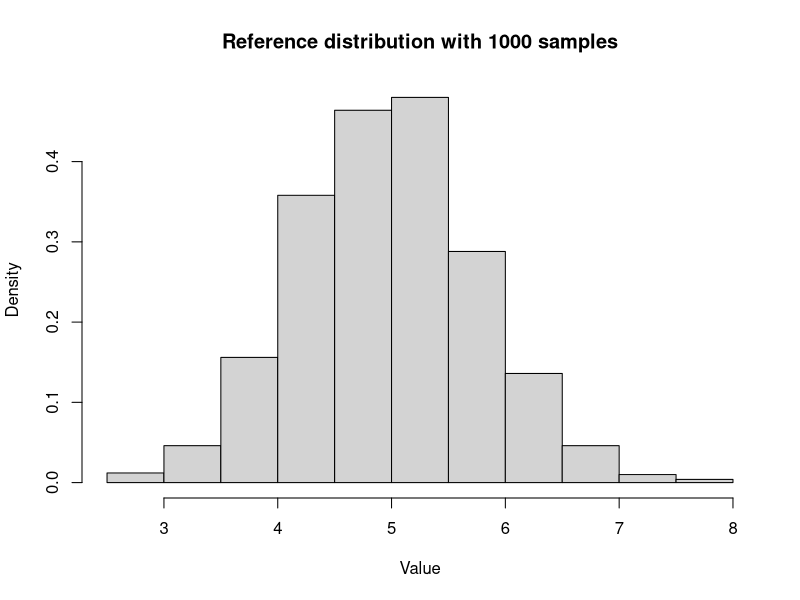
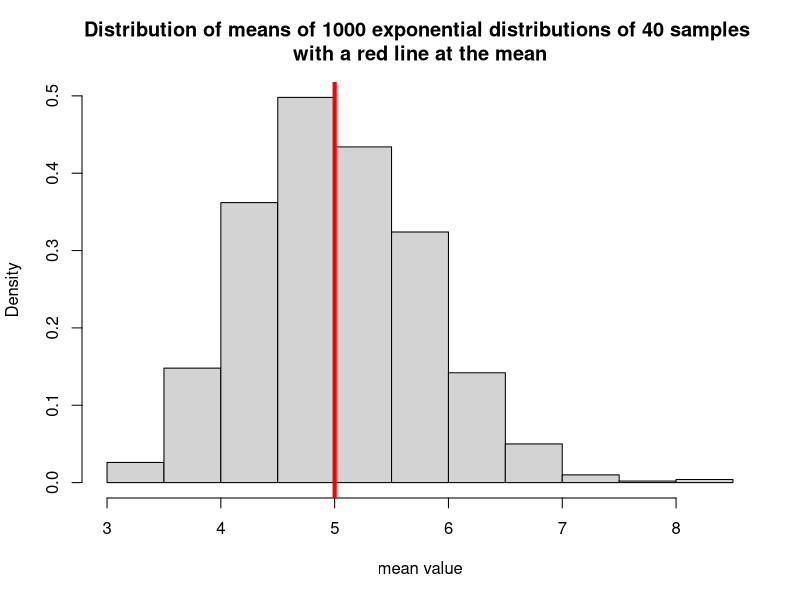
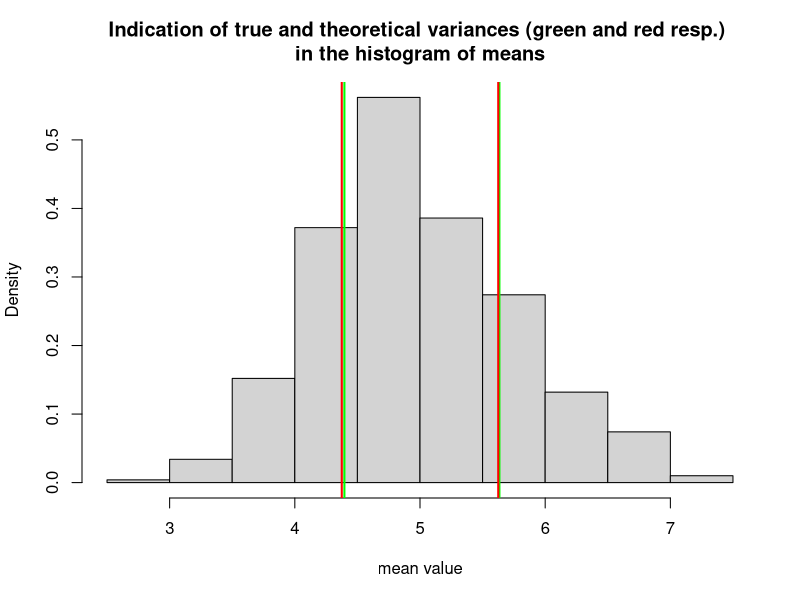
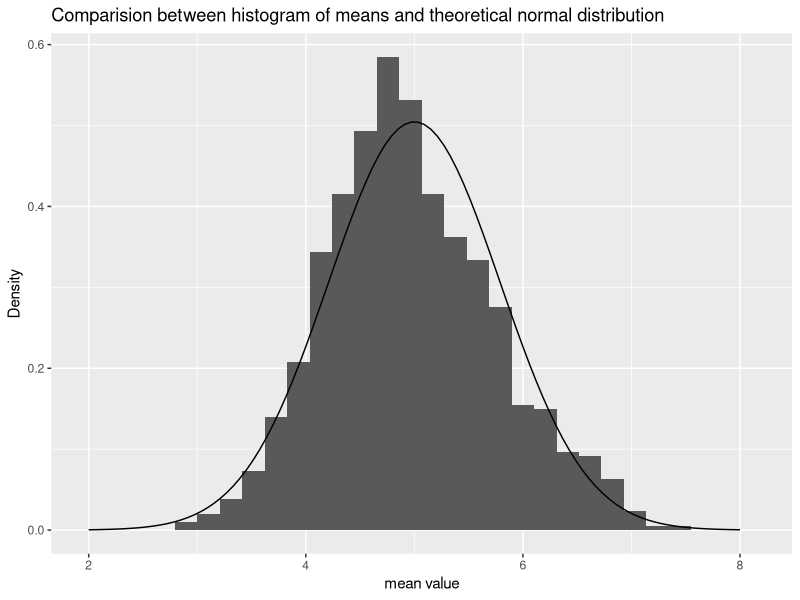

Recreate these plots in R, in order.
## ---- chunk 1
rm(list=ls())
library(ggplot2)
library(dplyr)
## ---- chunk 2
lambda <- 0.2
n_exponentials <- 40
dist_mean <- 1/ lambda
dist_std <- 1 / lambda / sqrt(n_exponentials)
## ---- chunk 3
hist(
    rnorm(1000, mean=dist_mean, sd=dist_std),
    freq=FALSE,
    main="Reference distribution with 1000 samples",
    xlab='Value',
    ylab='Density')

## ---- chunk 4
mns = NULL
for (i in 1 : 1000) mns = c(mns, mean(rexp(n_exponentials, lambda)))
hist(
    mns,
    freq=FALSE,
    main='Distribution of means of 1000 exponential distributions of 40 samples \nwith a red line at the mean',
    xlab='mean value',
    ylab='Density'
    )
abline(v=1 / lambda, col="red", lwd=4)
## ---- chunk 5
sample_mean <- mean(mns)
theoretical_mean <- 1 / lambda 
print(paste0("Sample mean is ", sample_mean))
print(paste0("Theoretical mean is ", theoretical_mean))
relative_error_in_sample_mean <- (sample_mean - theoretical_mean) / theoretical_mean
print(paste0("Relative error in sample mean is ", scales::percent(relative_error_in_sample_mean)))
## ---- chunk 6
sample_variance <- var(mns)
theoretical_sd <- (1 / lambda) / sqrt(n_exponentials)
theoretical_variance <- theoretical_sd ^ 2
print(paste0("Sample variance is ", sample_variance))
print(paste0("Theoretical variance is ", theoretical_variance))
relative_error_in_sample_variance <- (sample_variance - theoretical_variance) / theoretical_variance
print(paste0("Relative error in sample variance is ", scales::percent(relative_error_in_sample_variance)))
## ---- chunk 7
mns = NULL
for (i in 1 : 1000) mns = c(mns, mean(rexp(n_exponentials, lambda)))
hist(
    mns,
    freq=FALSE,
    main='Indication of true and theoretical variances (green and red resp.) \nin the histogram of means',
    xlab='mean value',
    ylab='Density' )
abline(v=sample_mean + sample_variance, col="green", lwd=2)
abline(v=sample_mean - sample_variance, col="green", lwd=2)
abline(v=theoretical_mean + theoretical_variance, col="red", lwd=2)
abline(v=theoretical_mean - theoretical_variance, col="red", lwd=2)
## ---- chunk 8
p <- ggplot() +
    geom_histogram(
        aes(mns, y=..density..)
        ) +
    geom_line(
        aes(seq(2, 8, length.out = 100), dnorm(seq(2, 8, length.out = 100) , mean=dist_mean, sd=dist_std)
    )) +
    ggtitle('Comparision between histogram of means and theoretical normal distribution') +
    xlab('mean value') +
    ylab('Density')
print(p)
